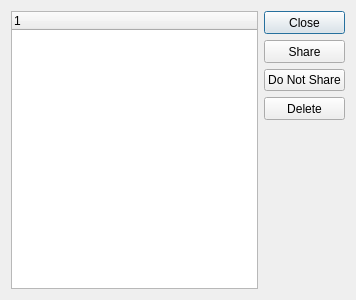
<?xml version="1.0" encoding="UTF-8"?>
<ui version="4.0">
 <class>filterManager</class>
 <widget class="QDialog" name="filterManager">
  <property name="windowModality">
   <enum>Qt::WindowModal</enum>
  </property>
  <property name="geometry">
   <rect>
    <x>0</x>
    <y>0</y>
    <width>356</width>
    <height>300</height>
   </rect>
  </property>
  <property name="windowTitle">
   <string>List Saved Filter Sets</string>
  </property>
  <property name="modal">
   <bool>true</bool>
  </property>
  <layout class="QGridLayout" name="gridLayout">
   <item row="0" column="0">
    <widget class="XTreeWidget" name="_filterSet"/>
   </item>
   <item row="0" column="1">
    <layout class="QVBoxLayout" name="verticalLayout">
     <item>
      <widget class="QPushButton" name="_close">
       <property name="minimumSize">
        <size>
         <width>75</width>
         <height>23</height>
        </size>
       </property>
       <property name="text">
        <string>Close</string>
       </property>
      </widget>
     </item>
     <item>
      <widget class="QPushButton" name="_share">
       <property name="minimumSize">
        <size>
         <width>75</width>
         <height>23</height>
        </size>
       </property>
       <property name="text">
        <string>Share</string>
       </property>
      </widget>
     </item>
     <item>
      <widget class="QPushButton" name="_unshare">
       <property name="text">
        <string>Do Not Share</string>
       </property>
      </widget>
     </item>
     <item>
      <widget class="QPushButton" name="_delete">
       <property name="minimumSize">
        <size>
         <width>75</width>
         <height>23</height>
        </size>
       </property>
       <property name="text">
        <string>Delete</string>
       </property>
      </widget>
     </item>
     <item>
      <spacer name="verticalSpacer">
       <property name="orientation">
        <enum>Qt::Vertical</enum>
       </property>
       <property name="sizeHint" stdset="0">
        <size>
         <width>20</width>
         <height>40</height>
        </size>
       </property>
      </spacer>
     </item>
    </layout>
   </item>
  </layout>
 </widget>
 <customwidgets>
  <customwidget>
   <class>XTreeWidget</class>
   <extends>QTreeWidget</extends>
   <header>xtreewidget.h</header>
   <container>1</container>
  </customwidget>
 </customwidgets>
 <resources/>
 <connections>
  <connection>
   <sender>_close</sender>
   <signal>clicked()</signal>
   <receiver>filterManager</receiver>
   <slot>close()</slot>
   <hints>
    <hint type="sourcelabel">
     <x>351</x>
     <y>22</y>
    </hint>
    <hint type="destinationlabel">
     <x>199</x>
     <y>149</y>
    </hint>
   </hints>
  </connection>
 </connections>
</ui>
